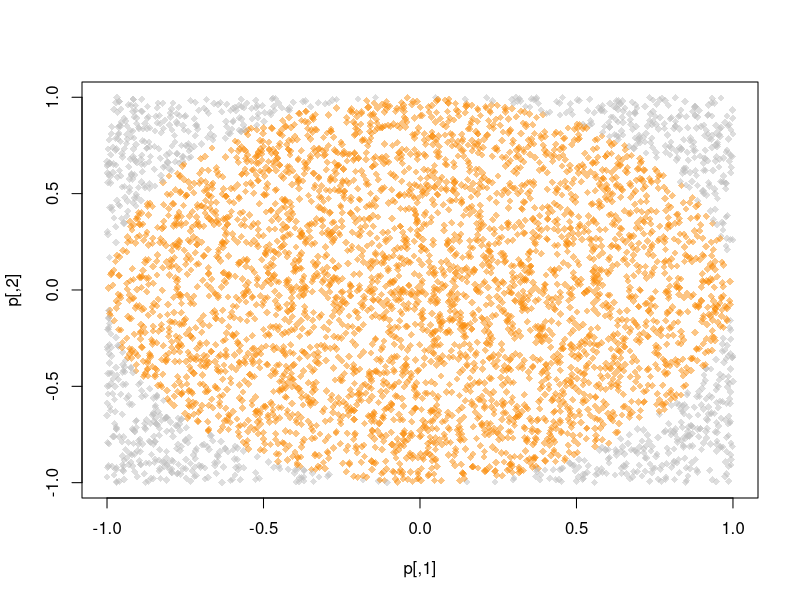

The R source for this figure:
## ---- chunk 1
knitr::opts_chunk$set(echo = TRUE)
## ---- chunk 2
set.seed(1231)
p    <- matrix(runif(5e3*2, -1, 1), ncol=2)
pcol <- ifelse(sqrt(rowSums(p^2)) <= 1, adjustcolor(viridisLite::inferno(5)[4], .5), adjustcolor("gray", .5))
plot(p, col=pcol, pch=18)
## ---- chunk 3
# Simulador de Pi
pisim <- function(i, nsim) {  # Notar que el argumento `i` no se utiliza en la funcion
  # Puntos en el cuadrado unitario
  ans  <- matrix(runif(nsim*2), ncol=2)
  
  # Distancia al origen
  ans  <- sqrt(rowSums(ans^2))
  
  # Aproximacion de pi (1 cuarto de circulo)
  (sum(ans <= 1)*4)/nsim
}
## ---- chunk 4
mi_boot <- function(dat, stat, R, ncpus = 1L) {
  
  # Generando indices aleatorios
  n <- nrow(dat)
  idx <- matrix(sample.int(n, n*R, TRUE), nrow=n, ncol=R)
 
  # Creando cluster 
  # ..... ACA VA EL CODIGO PARA ARMAR EL CLUSTER
  
  # Llamando funcion
  # ...... ESTA FUNCION DEBE SER REEMPLAZADA POR parSapply...
  t(sapply(seq_len(R), function(i) {
    stat(dat[idx[,i], , drop=FALSE])
  }))
  
}
## ---- chunk 5
# Bootstrap the modelo OLS
mi_stat <- function(d) coef(lm(y ~ x, data=d))

# Simulando data
set.seed(1)
n <- 500; R <- 1e4

x <- cbind(rnorm(n)); y <- x*5 + rnorm(n)

# Chequeando que obtenemos datos razonables. Boot puede ser comparado con el 
# intervalo de confianza que obtenemos de la regresion lineal.
ans0 <- confint(lm(y~x))
ans1 <- mi_boot(dat = data.frame(x, y), mi_stat, R = R, ncpus = 2L)

# Comparando IC con el bootstrap rustico y el modelo OLS.
t(apply(ans1, 2, quantile, c(.025,.975)))
ans0
## ---- chunk 6
mi_boot <- function(dat, stat, R, ncpus = 1L) {
  
  # Generando indices aleatorios
  n <- nrow(dat)
  idx <- matrix(sample.int(n, n*R, TRUE), nrow=n, ncol=R)
 
  # Creando cluster 
  cl <- parallel::makePSOCKcluster(ncpus) # Generando instancias de R
  parallel::clusterSetRNGStream(cl, 123)  # Semilla
  on.exit(parallel::stopCluster(cl))      # Detener al salir
  
  # En el caso de PSOCK Cluster necesitamos exportar las variables a usar
  parallel::clusterExport(cl, c("dat", "stat", "idx", "R"), envir = environment())
  
  # Llamando funcion
  t(parallel::parSapply(cl, seq_len(R), function(i) {
    stat(dat[idx[,i], , drop=FALSE])
  }))
  
}
